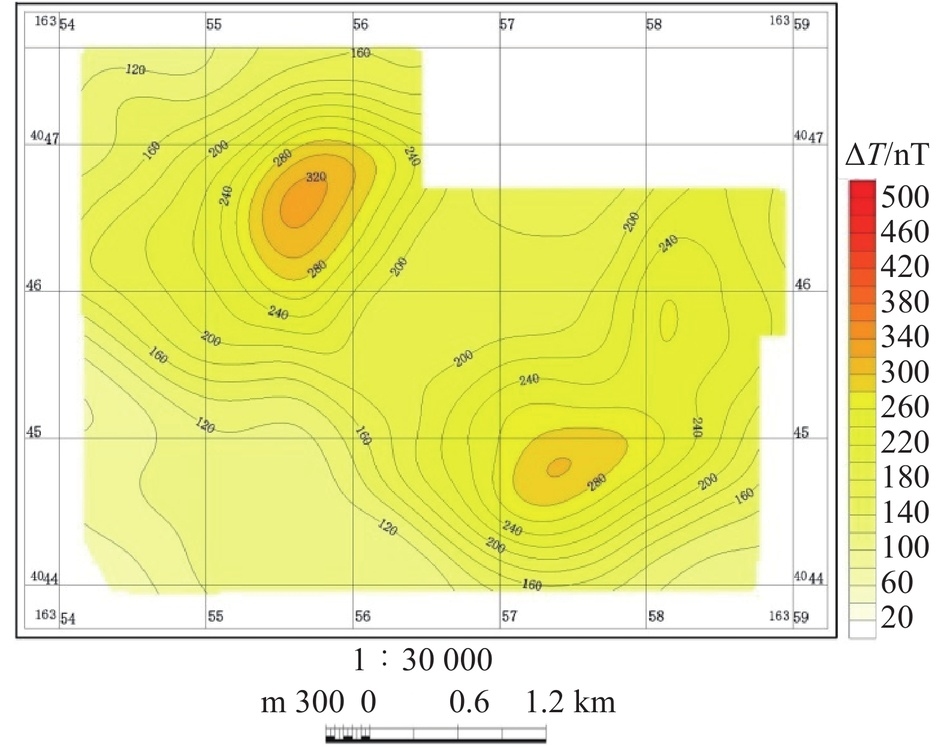
#> input picture thu-digitizer/gallery/assets/cases/china-mining-gakedaban-dt-300m/original.jpg, 944 x 747 px, shrunk from 1575 x 1246 before the run
$ python -i render_figures.py   (imports and definitions only)
#> lines starting #> are read from the running program, lines starting #| are printed output that depends on the picture
#> further down, picture is the input picture: PIL image 944x747 RGB; mean R, G, B 235.8, 236.9, 166.1
# -*- coding: utf-8 -*-
"""render_figures.py — 论文插图渲染提取（paper-translate-skill 阶段 4）。

交付截图一律用渲染法：图注文本块定位条带 → 300 DPI 渲染 → PIL 去白边。
extract_image 的 xref 位图直出天然拿不全合成图，禁止作为交付路径。

版式自适应六规则（经旧流程 37 张返工图验证，详见 references/figures.md）：
  1. 图注块 = Fig./Figure/Extended Data Fig. + N，块宽 > caption-min-width；
  2. 竖直条带 = 上一图注底部（或页顶装饰下缘）至本图注顶部；
  3. 水平范围 = 条带内位图+矢量（剔除通栏细线/页缘竖线）+非正文小文字包络，外扩 x-pad；
  4. 图注栏旁有正文段落（单栏图）时约束到图注栏 ±12 磅、外扩收窄为 4 磅；
  5. 图注在页顶（跨页版式）时图形取上一页图形包络；
  6. 页顶装饰（页眉线/刊头色带/文本页眉）下缘为条带上界。

用法：
  python render_figures.py <PDF> --out <图片目录> [--figs 1,2,5] [--ed] [--tables]
      [--names '{"1":"Fig01_描述"}'] [--coords 覆盖.json] [--dpi 300]
      [--preview-dpi 150] [--page-top 35] [--page-top-caption 150] [--x-pad 25]
      [--caption-min-width 150]

输出：
  <out>/FigNN.png（或 --names 指定名）     交付截图（去白边）
  <out>/整页/pageNN.png                    涉图页整页渲染（对照验收证据，勿删）
  <out>/渲染报告.json                      每图页码/条带坐标/尺寸/来源，附 checked 待宿主回填

依赖：Python 3.10+、pymupdf、pillow。
"""
from __future__ import annotations

import argparse
import io
import json
import re
import sys
from pathlib import Path

import pymupdf
from PIL import Image, ImageChops

CAPTION_RE = re.compile(r"^\s*(Extended\s+Data\s+)?(?:Fig(?:ure)?\.?|Figure)\s*(\d+)\b")
TABLE_RE = re.compile(r"^\s*Table\s*(\d+)\b")
TRIM_PAD = 8  # 去白边后保留边距（像素）


# [128 lines left out: functions find_captions, content_bbox, graphics_bbox, header_rule_bottom, has_side_text, margin_rule_edges, not called in this run]


def trim_white(img: Image.Image, tol: int = 12) -> Image.Image:
#> called with tol = 12
    diff = ImageChops.difference(img.convert("RGB"), Image.new("RGB", img.size, "white")).convert("L")
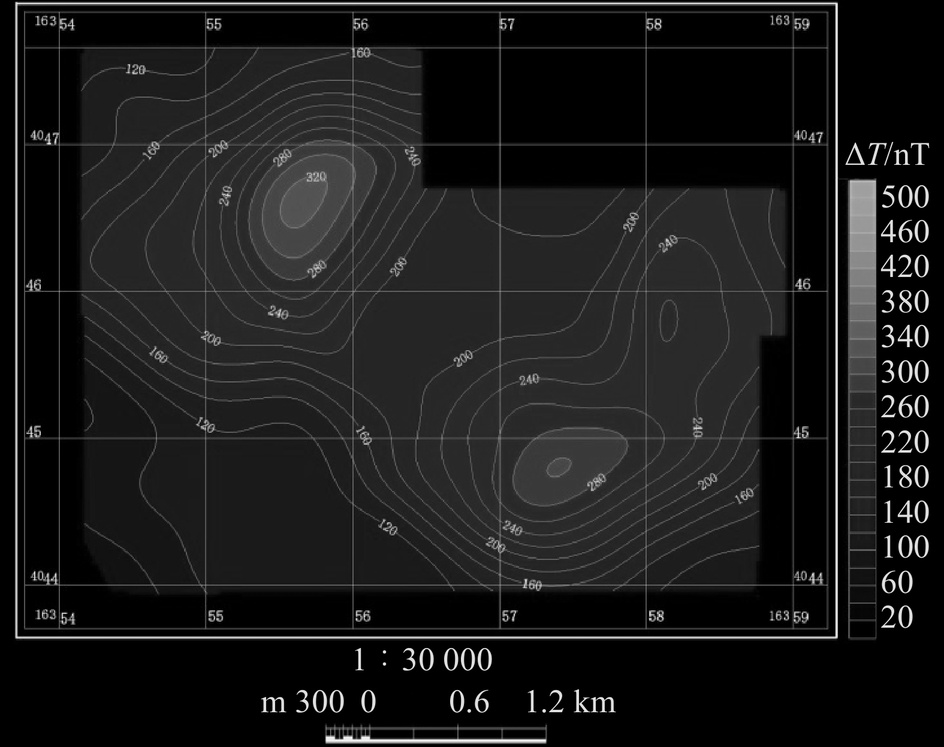
#> diff: PIL image 944x747 L; min 0, max 255, mean 26.5
    bbox = diff.point(lambda p: 255 if p > tol else 0).getbbox()
#> bbox = (14, 1, 930, 744)
    if bbox is None:
        return img
    x0, y0, x1, y1 = bbox
#> x0 = 14; y0 = 1; x1 = 930; y1 = 744
    return img.crop((max(0, x0 - TRIM_PAD), max(0, y0 - TRIM_PAD),
                     min(img.width, x1 + TRIM_PAD), min(img.height, y1 + TRIM_PAD)))
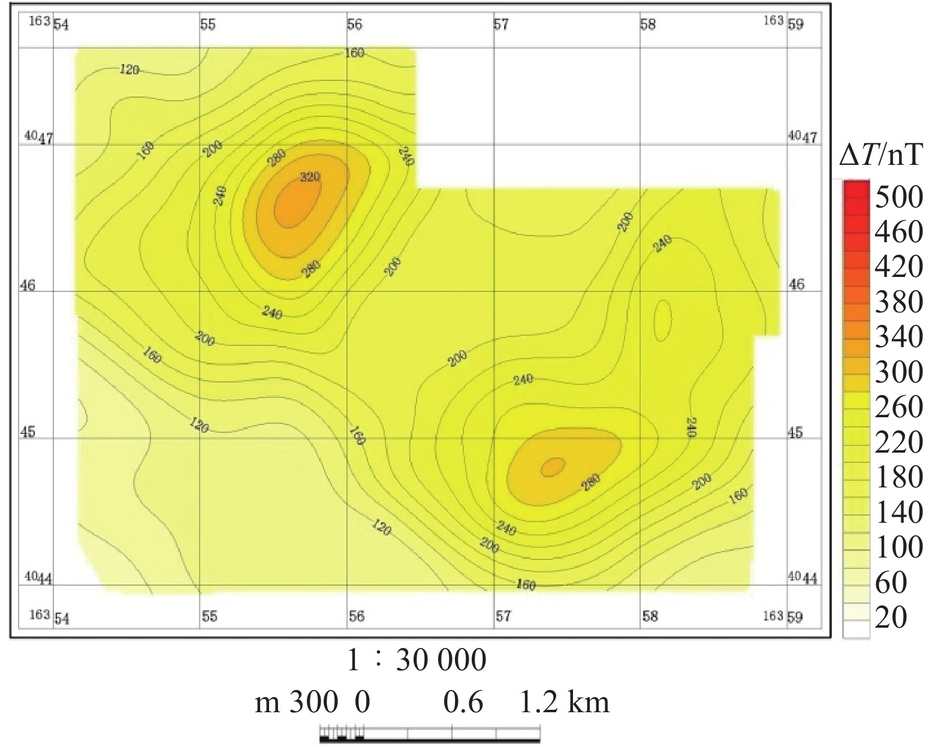
#> returned value: PIL image 932x747 RGB; mean R, G, B 235.6, 236.6, 165


# [144 lines left out: functions strip_for_caption, main, not called in this run]


# [2 lines not run here, left out]

>>> from PIL import Image
>>> picture = Image.open('../../thu-digitizer/gallery/assets/cases/china-mining-gakedaban-dt-300m/original.jpg')
>>> result = trim_white(picture)

$ run again, on thu-digitizer/gallery/assets/cases/china-mining-gakedaban-dt-300m/map-only-semantic-overlay.png
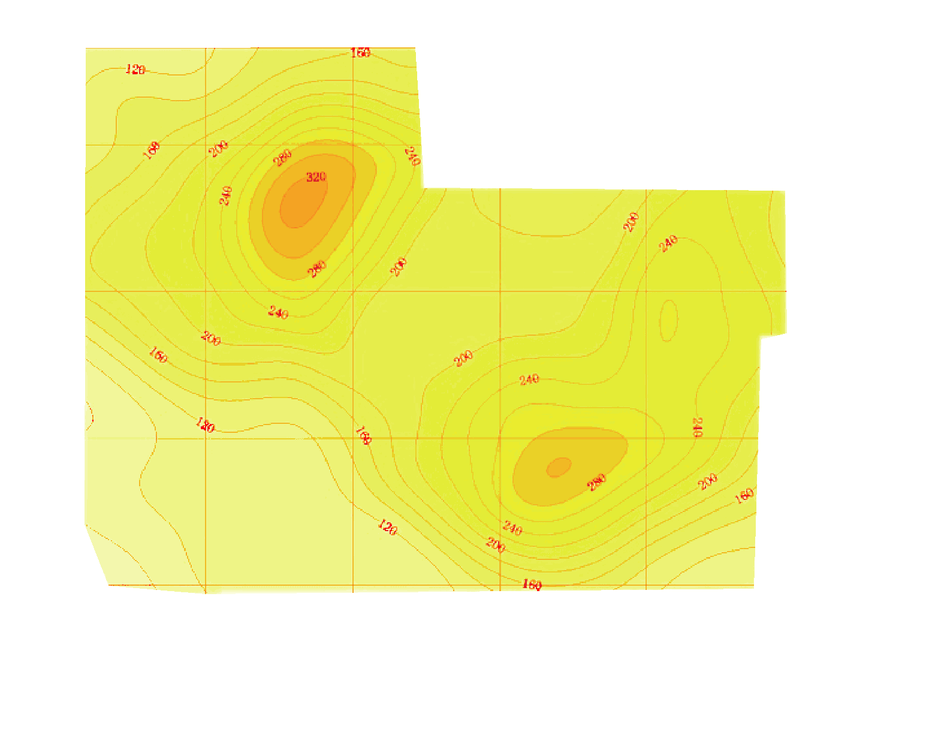
#> input picture thu-digitizer/gallery/assets/cases/china-mining-gakedaban-dt-300m/map-only-semantic-overlay.png, 944 x 747 px, shrunk from 1575 x 1246 before the run
#> picture is the input picture: PIL image 944x747 RGB; mean R, G, B 244.9, 244.8, 175.6
#> in trim_white, `diff = ImageChops.difference(img.convert("RGB"), Image.new("RGB", img...`:
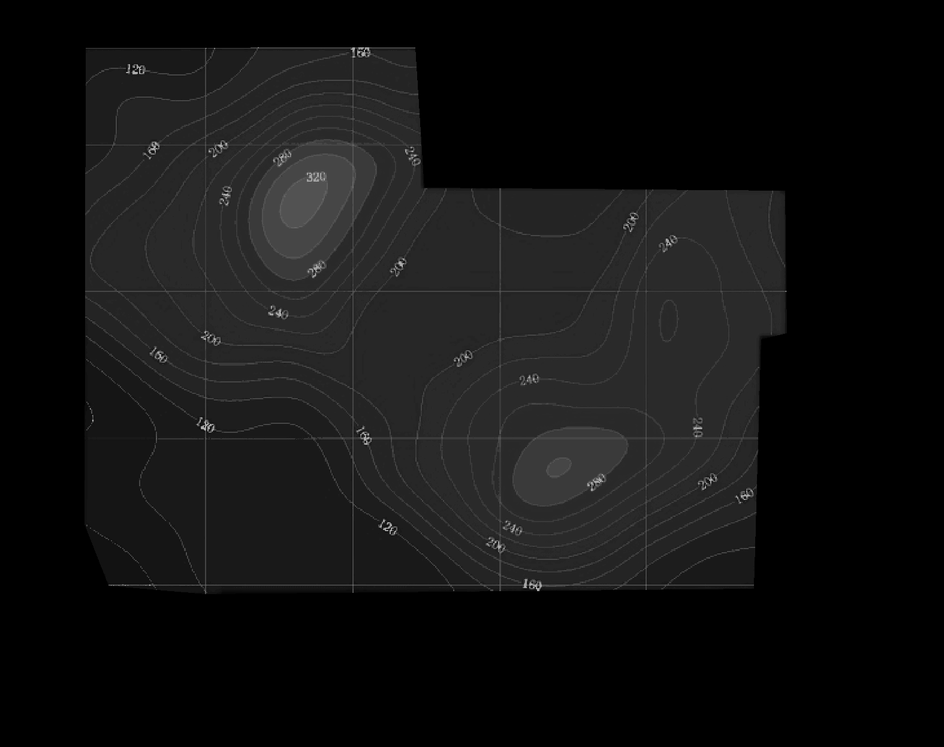
#> diff: PIL image 944x747 L; min 0, max 188, mean 18
#> bbox = (85, 47, 787, 594)
#> x0 = 85; y0 = 47; x1 = 787; y1 = 594
#> in trim_white, `return img.crop((max(0, x0 - TRIM_PAD), max(0, y0 - TRIM_PAD), min(img..`:
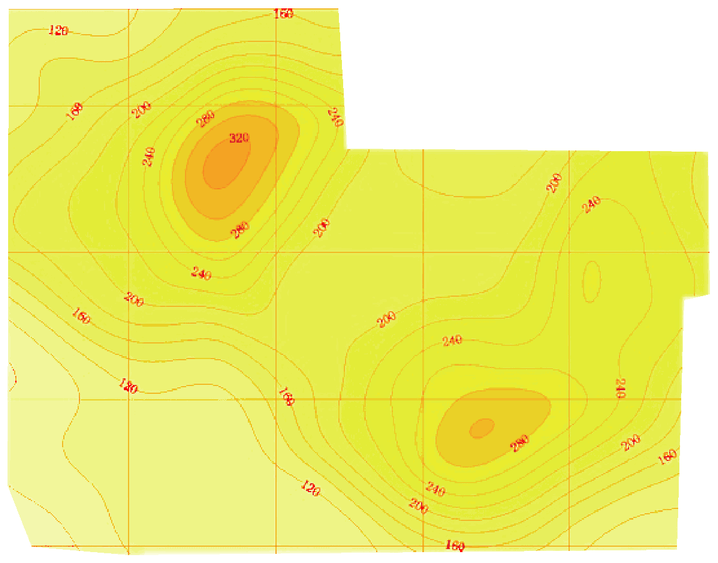
#> returned value: PIL image 718x563 RGB; mean R, G, B 237.3, 237.3, 116.4
